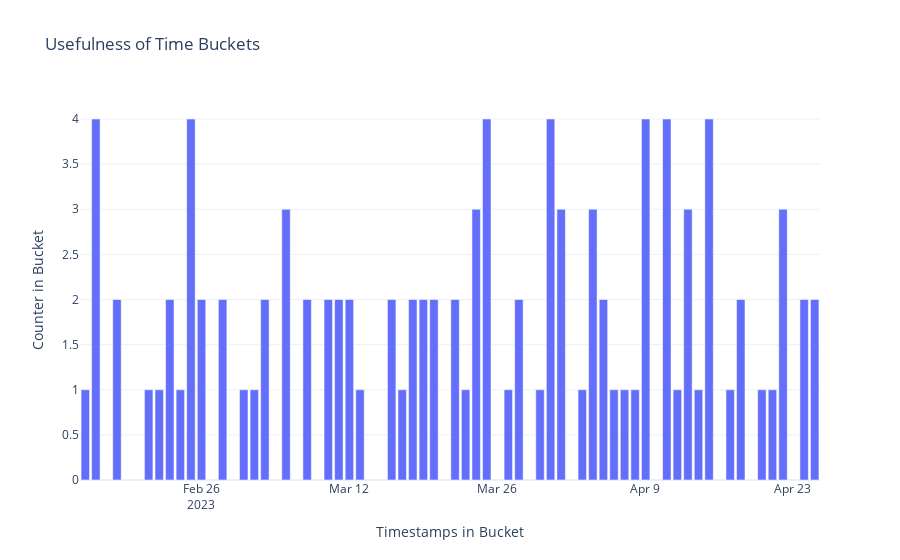

Here is the notebook cell this chart was saved with:
### Code cell
### PRINT TIMEBUCKET
plot_timerange_buckets(timerange_bucket_counter_df,"bucket_start")
